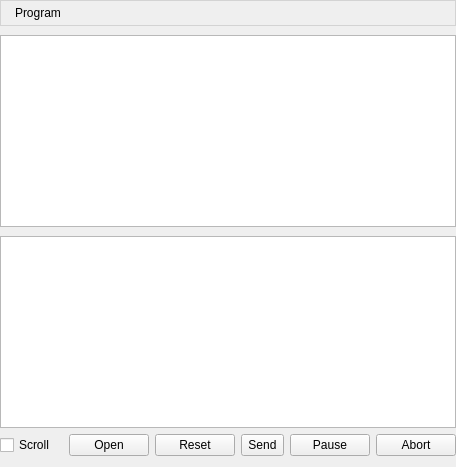
  <widget class="QWidget" name="centralWidget">
   <layout class="QVBoxLayout" name="verticalLayout_23">
    <property name="spacing">
     <number>0</number>
    </property>
    <property name="leftMargin">
     <number>0</number>
    </property>
    <property name="topMargin">
     <number>0</number>
    </property>
    <property name="rightMargin">
     <number>0</number>
    </property>
    <item>
     <widget class="QLabel" name="grpProgram">
      <property name="styleSheet">
       <string notr="true">QLabel {
	padding: 5 0 5 11;
	background-color: palette(window);
	border: 1px solid lightgray;
}

QLabel[overrided=&quot;true&quot;] {
	color: red;
}

QLabel[overrided=&quot;false&quot;] {
	color: palette(windowtext);
}</string>
      </property>
      <property name="text">
       <string>Program</string>
      </property>
     </widget>
    </item>
    <item>
     <widget class="QWidget" name="widgetProgram" native="true">
      <layout class="QVBoxLayout" name="verticalLayout_17">
       <property name="leftMargin">
        <number>0</number>
       </property>
       <property name="rightMargin">
        <number>0</number>
       </property>
       <property name="bottomMargin">
        <number>0</number>
       </property>
       <item>
        <layout class="QVBoxLayout" name="verticalLayout_21">
         <property name="spacing">
          <number>9</number>
         </property>
         <item>
          <widget class="QTableView" name="tblProgram">
           <property name="font">
            <font>
             <pointsize>9</pointsize>
            </font>
           </property>
           <property name="contextMenuPolicy">
            <enum>Qt::CustomContextMenu</enum>
           </property>
           <property name="editTriggers">
            <set>QAbstractItemView::AnyKeyPressed|QAbstractItemView::DoubleClicked|QAbstractItemView::EditKeyPressed|QAbstractItemView::SelectedClicked</set>
           </property>
           <property name="selectionMode">
            <enum>QAbstractItemView::ContiguousSelection</enum>
           </property>
           <property name="selectionBehavior">
            <enum>QAbstractItemView::SelectRows</enum>
           </property>
           <property name="gridStyle">
            <enum>Qt::DashLine</enum>
           </property>
           <attribute name="horizontalHeaderHighlightSections">
            <bool>false</bool>
           </attribute>
           <attribute name="horizontalHeaderMinimumSectionSize">
            <number>50</number>
           </attribute>
           <attribute name="verticalHeaderVisible">
            <bool>false</bool>
           </attribute>
          </widget>
         </item>
         <item>
          <widget class="QTableView" name="tblHeightMap">
           <property name="alternatingRowColors">
            <bool>true</bool>
           </property>
           <property name="selectionMode">
            <enum>QAbstractItemView::SingleSelection</enum>
           </property>
           <property name="gridStyle">
            <enum>Qt::DashLine</enum>
           </property>
           <attribute name="horizontalHeaderVisible">
            <bool>false</bool>
           </attribute>
           <attribute name="horizontalHeaderDefaultSectionSize">
            <number>60</number>
           </attribute>
           <attribute name="horizontalHeaderHighlightSections">
            <bool>false</bool>
           </attribute>
           <attribute name="verticalHeaderVisible">
            <bool>false</bool>
           </attribute>
          </widget>
         </item>
        </layout>
       </item>
       <item>
        <layout class="QHBoxLayout" name="horizontalLayout_4">
         <item>
          <widget class="QCheckBox" name="chkAutoScroll">
           <property name="text">
            <string>Scroll</string>
           </property>
          </widget>
         </item>
         <item>
          <spacer name="spacerBot_2">
           <property name="orientation">
            <enum>Qt::Horizontal</enum>
           </property>
           <property name="sizeHint" stdset="0">
            <size>
             <width>8</width>
             <height>20</height>
            </size>
           </property>
          </spacer>
         </item>
         <item>
          <widget class="QPushButton" name="cmdFileOpen">
           <property name="text">
            <string>Open</string>
           </property>
          </widget>
         </item>
         <item>
          <widget class="QPushButton" name="cmdFileReset">
           <property name="text">
            <string>Reset</string>
           </property>
          </widget>
         </item>
         <item>
          <widget class="QToolButton" name="cmdFileSend">
           <property name="sizePolicy">
            <sizepolicy hsizetype="Minimum" vsizetype="Minimum">
             <horstretch>0</horstretch>
             <verstretch>0</verstretch>
            </sizepolicy>
           </property>
           <property name="baseSize">
            <size>
             <width>93</width>
             <height>0</height>
            </size>
           </property>
           <property name="text">
            <string>Send</string>
           </property>
          </widget>
         </item>
         <item>
          <widget class="QPushButton" name="cmdFilePause">
           <property name="text">
            <string>Pause</string>
           </property>
           <property name="checkable">
            <bool>true</bool>
           </property>
          </widget>
         </item>
         <item>
          <widget class="QPushButton" name="cmdFileAbort">
           <property name="text">
            <string>Abort</string>
           </property>
          </widget>
         </item>
        </layout>
       </item>
      </layout>
     </widget>
    </item>
   </layout>
  </widget>
